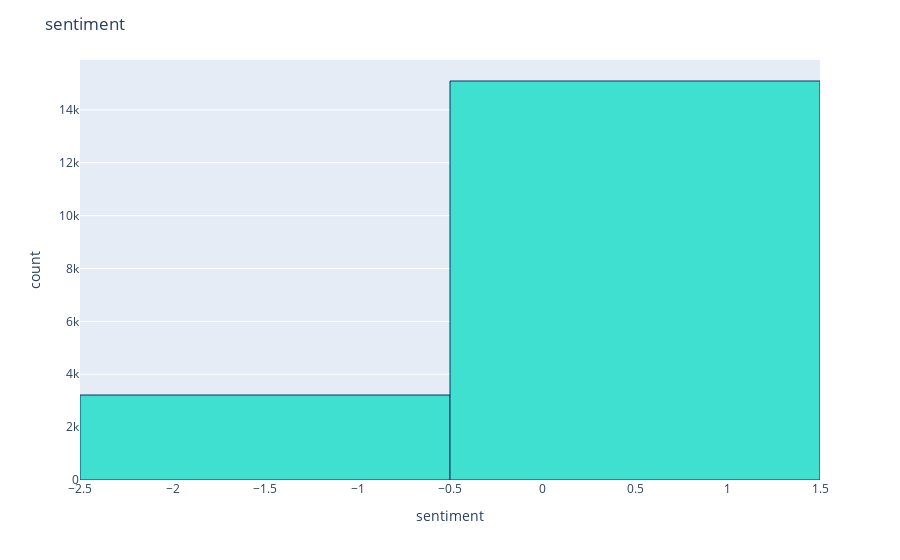

The cell this chart's notebook holds for it:
### Code cell
# Product Scores
fig = px.histogram(xt, x="sentiment")
fig.update_traces(marker_color="turquoise",marker_line_color='rgb(8,48,107)',
                  marker_line_width=1)
fig.update_layout(title_text='sentiment')
fig.show()

### Figure 1 — Plotly figure (JSON) as saved in the notebook; plotly's stock layout.template omitted (floating-point values rounded to 4 significant figures; data arrays with more than 128 entries replaced by an {"elided": "..."} marker saying what was removed)
{"data": [{"alignmentgroup": "True", "bingroup": "x", "hovertemplate": "sentiment=%{x}<br>count=%{y}<extra></extra>", "legendgroup": "", "marker": {"color": "turquoise", "line": {"color": "rgb(8,48,107)", "width": 1}}, "name": "", "offsetgroup": "", "orientation": "v", "showlegend": false, "type": "histogram", "x": {"elided": "18307 int values"}, "xaxis": "x", "yaxis": "y"}], "layout": {"barmode": "relative", "legend": {"tracegroupgap": 0}, "margin": {"t": 60}, "title": {"text": "sentiment"}, "xaxis": {"anchor": "y", "domain": [0, 1], "title": {"text": "sentiment"}}, "yaxis": {"anchor": "x", "domain": [0, 1], "title": {"text": "count"}}}}
